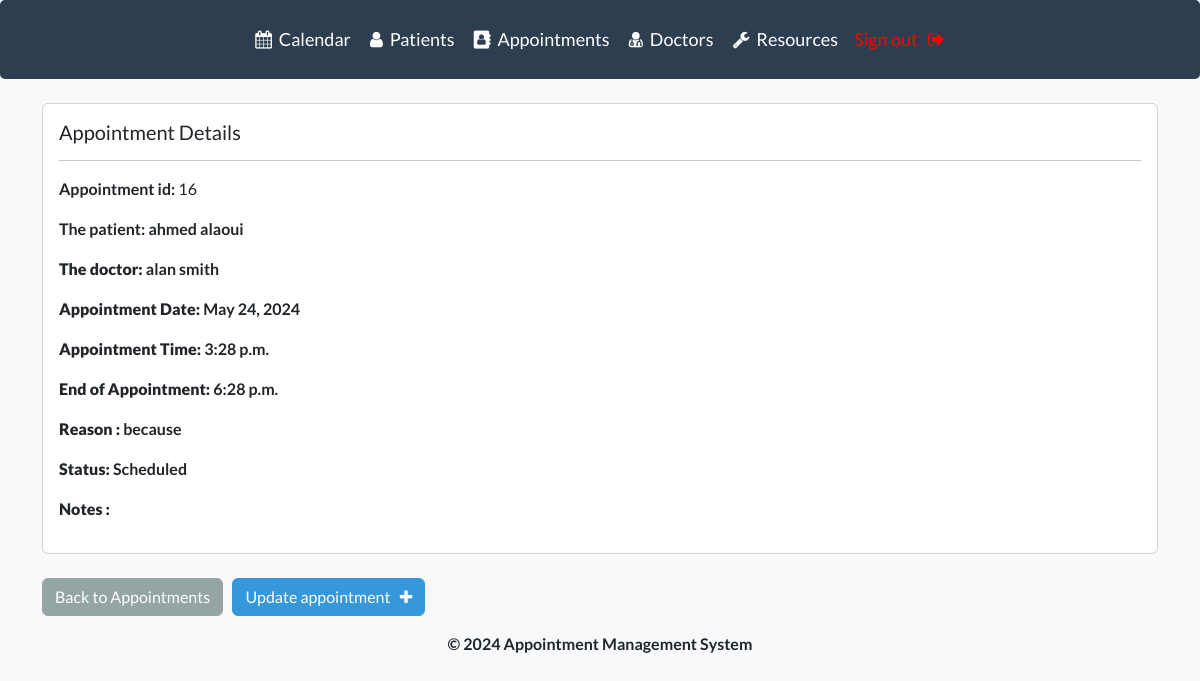
The app's page /appointment/16 (signed in) with its own data.
### webapp/models.py (models this page shows, shortened)
class Appointment(models.Model):
    STATUS_CHOICES = [
        ('Scheduled', 'Scheduled'),
        ('Cancelled', 'Cancelled'),
        ('Completed', 'Completed'),
        ('Rescheduled', 'Rescheduled'),
        ('Pending', 'Pending'),
    ]
    user = models.ForeignKey(settings.AUTH_USER_MODEL, on_delete=models.CASCADE)
    patient = models.ForeignKey(Patient, on_delete=models.CASCADE)
    doctor = models.ForeignKey(Doctor, on_delete=models.CASCADE)
    appointment_date = models.DateField(help_text='YYYY-MM-DD format')  # Define the date format
    appointment_time = models.TimeField(help_text='HH:MM format')  # Define the start time format
    end_time = models.TimeField(help_text='HH:MM format', blank=True, null=True)
    reason = models.TextField()
    status = models.CharField(max_length=50, choices=STATUS_CHOICES)
    notes = models.TextField(blank=True, null=True)

class Patient(models.Model):
    user_id = models.ForeignKey(settings.AUTH_USER_MODEL, on_delete=models.CASCADE)
    GENDER_CHOICES = (
        ('M', 'Male'),
        ('F', 'Female')
    )
    MARITAL_STATUS_CHOICES = (
        ('S', 'Single'),
        ('M', 'Married'),
        ('D', 'Divorced'),
        ('W', 'Widowed'),
        ('O', 'Other')
    )
    first_name = models.CharField(max_length=100)
    last_name = models.CharField(max_length=100)
    gender = models.CharField(max_length=1, choices=GENDER_CHOICES)
    date_of_birth = models.DateField()
    address = models.CharField(max_length=255)
    city = models.CharField(max_length=100)
    zip_code = models.CharField(max_length=20)
    phone_number = models.CharField(max_length=20)
    marital_status = models.CharField(max_length=1, choices=MARITAL_STATUS_CHOICES)
    emergency_contact_name = models.CharField(max_length=100, blank=True, null=True)
    emergency_contact_phone = models.CharField(max_length=20, blank=True, null=True)
    created_at = models.DateTimeField(auto_now_add=True)

class Doctor(models.Model):
    user = models.ForeignKey(settings.AUTH_USER_MODEL, on_delete=models.CASCADE)
    SPECIALTY_CHOICES = (
    ('GP', 'General Practitioner'),
    ('SP', 'Specialist'),
    ('SUR', 'Surgeon'),
    ('OPHT', 'ophthalmologist'),
    ('OBGYN', 'Obstetrician/Gynecologist'),
    ('PED', 'Pediatrician'),
    ('ORTHO', 'Orthopedic Surgeon'),
    ('CARD', 'Cardiologist'),
    ('DERM', 'Dermatologist'),
    ('ENT', 'Otolaryngologist (ENT)'),
    ('NEURO', 'Neurologist'),
    ('PSY', 'Psychiatrist'),
    ('URO', 'Urologist'),
    )
    first_name = models.CharField(max_length=100)
    last_name = models.CharField(max_length=100)
    specialty = models.CharField(max_length=5, choices=SPECIALTY_CHOICES)
    gender = models.CharField(max_length=1, choices=Patient.GENDER_CHOICES)
    date_of_birth = models.DateField()
    address = models.CharField(max_length=255)
    phone_number = models.CharField(max_length=20)
    marital_status = models.CharField(max_length=1, choices=Patient.MARITAL_STATUS_CHOICES)
    created_at = models.DateTimeField(auto_now_add=True)

### webapp/views.py (the view)
# urls.py: path('appointment/<int:pk>', views.singular_appointment, name="appointment"),
@login_required(login_url='my-login')
def singular_appointment(request, pk):
    appointment = Appointment.objects.get(id=pk)
    context = {'appointment': appointment}
    return render(request, 'webapp/view-appointment.html', context=context)

### webapp/templates/webapp/view-appointment.html (shortened to what this page needs)
{% extends 'webapp/base.html' %}
{% block content %}
<div class="card">
    <div class="card-body">
        <h5 class="card-title">Appointment Details</h5>
        <hr>
        <p> <strong> Appointment id: </strong> {{ appointment.id }} </p>
        <p> <strong> The patient: {{ appointment.patient.first_name }} {{ appointment.patient.last_name }} </p>
        <p> <strong> The doctor: </strong> {{ appointment.doctor.first_name }} {{ appointment.doctor.last_name }} </p>
        <p> <strong> Appointment Date: </strong> {{ appointment.appointment_date }} </p>
        <p> <strong> Appointment Time: </strong> {{ appointment.appointment_time }} </p>
        <p> <strong> End of Appointment: </strong> {{ appointment.end_time }} </p>
        <p> <strong>Reason : </strong> {{ appointment.reason }} </p>
        <p> <strong>Status: </strong> {{ appointment.status}} </p>
        <p> <strong>Notes :</strong> {{ appointment.notes }} </p>
    </div>
</div>
<br>
<a href="{% url 'list-appointment' %}" class="btn btn-secondary">Back to Appointments</a>
<a href="{% url 'update-appointment' appointment.id %}" class="btn btn-info"> Update appointment &nbsp; <i class="fa fa-plus" aria-hidden="true"></i> </a>
{% endblock %}

### static/css/styles.css (style rules this page uses)
body { background-color: #f8f9fa; }

### records on screen
Appointment: id "16", patient.first_name "ahmed", patient.last_name "alaoui", doctor.first_name "alan", doctor.last_name "smith", appointment_date "May 24, 2024", appointment_time "3:28 p.m.", end_time "6:28 p.m.", reason "because", status "Scheduled"
